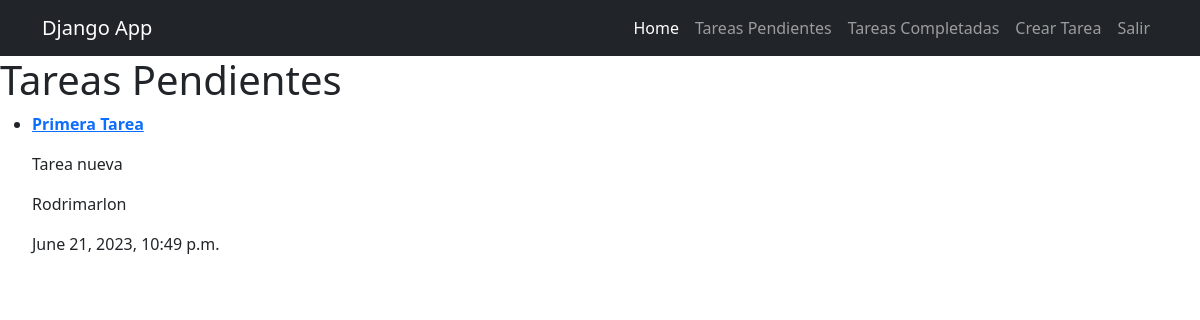
The page /tasks_complete (signed in) on the database its author committed.
### tasks/models.py (models this page shows, shortened)
class Task(models.Model):
    title = models.CharField(max_length=100)
    description = models.TextField(blank=True)
    created =  models.DateTimeField(auto_now_add=True)
    date_completed = models.DateTimeField(null=True, blank=True)
    impotant = models.BooleanField(default=False)
    user = models.ForeignKey(User, on_delete=models.CASCADE)

### tasks/views.py (the view)
# urls.py: path('tasks_complete', tasks_complete, name='tasks_complete'),
@login_required
def tasks_complete(request):
    tasks = Task.objects.filter(user=request.user, date_completed__isnull=False).order_by()
    return render(request, 'tasks.html', {'tasks': tasks})

### tasks/templates/tasks.html
{% extends 'base.html' %}
{% block content %}
<h1>Tareas Pendientes</h1>
{% for task in tasks %}
<ul>
        <li>
            <p>
                <a href="{% url 'task_detail' task.id %}">
                    {% if task.impotant %}
                    <strong>{{task.title}}</strong>
                    {% else %}
                    {{task.title}}
                    {% endif %}
                </a>
            </p>
            <p>{{task.description}}</p>
            <p>{{task.user}}</p>
            <p>{{task.date_completed}}</p>
        </li>
</ul>
{% endfor %}
{% endblock %}

### rows shown on the page
Task: title "Primera Tarea", description "Tarea nueva", user "Rodrimarlon", date_completed "June 21, 2023, 10:49 p.m."
